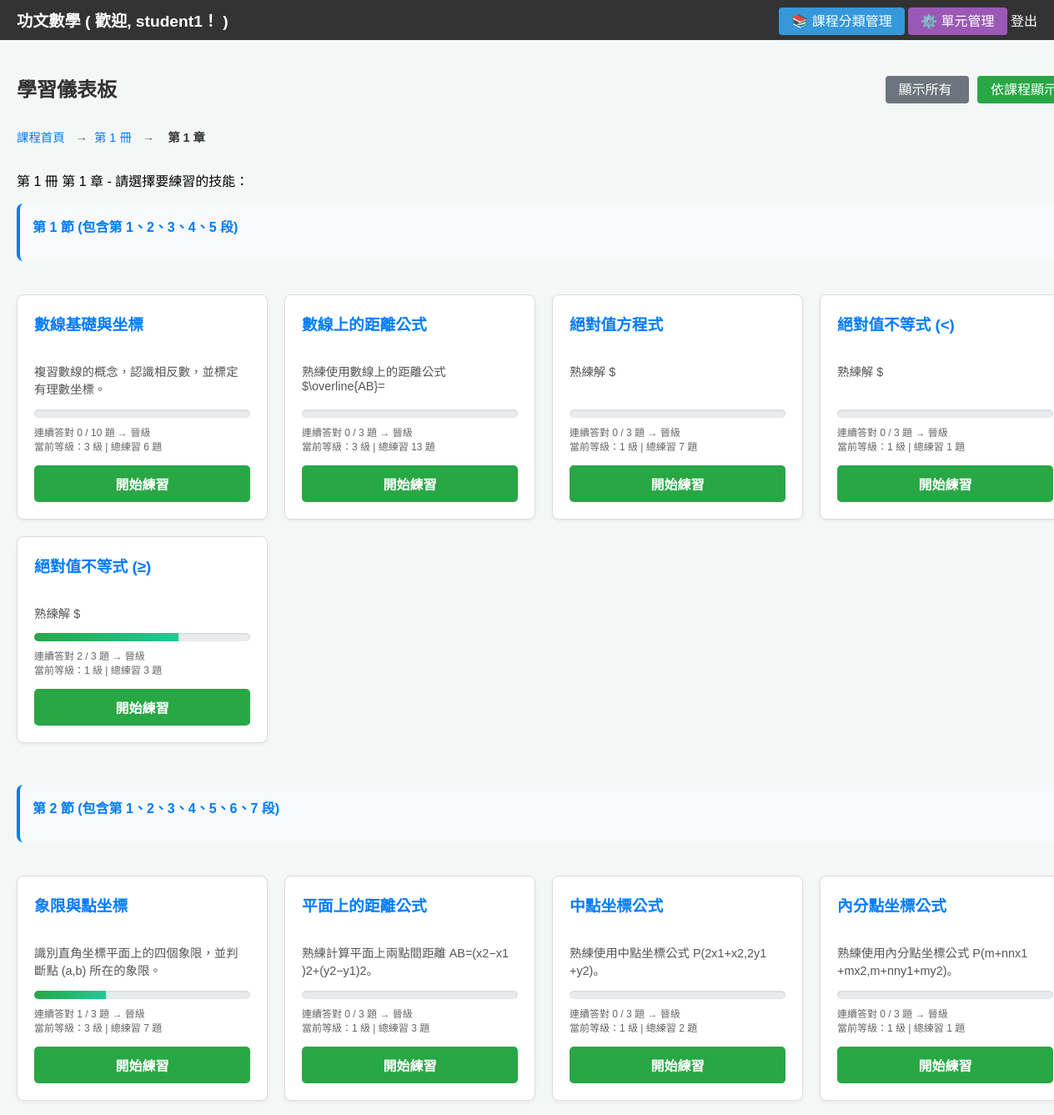
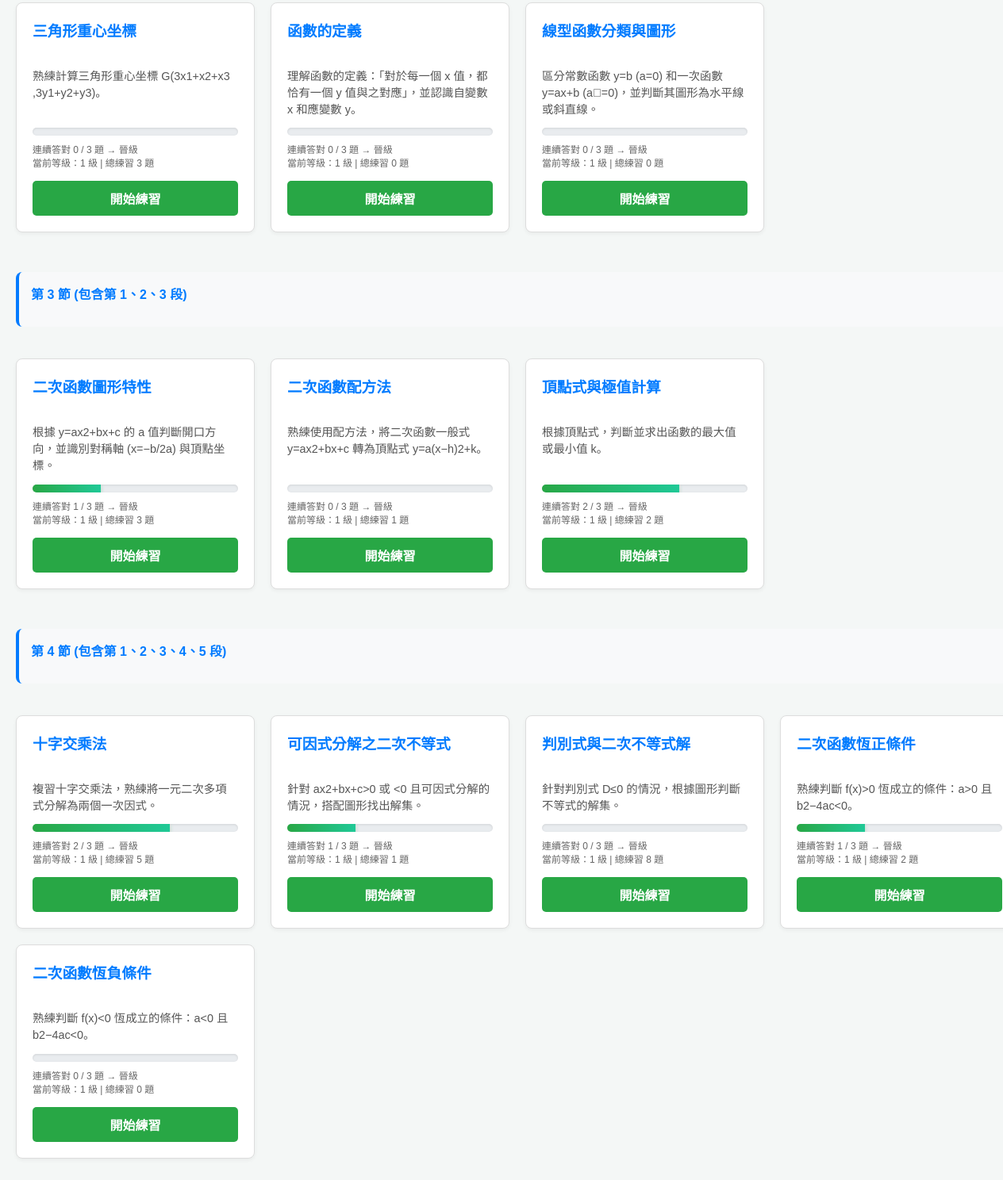
The app's page /dashboard?view=curriculum&volume=1&chapter=1 (signed in) with its own data (2 pictures, top to bottom).
### tables this page shows
CREATE TABLE users (
            id INTEGER PRIMARY KEY AUTOINCREMENT,
            username TEXT UNIQUE NOT NULL,
            password TEXT NOT NULL,
            streak INTEGER DEFAULT 0
        );

CREATE TABLE skill_curriculum (
            id INTEGER PRIMARY KEY AUTOINCREMENT,
            volume INTEGER NOT NULL,
            chapter INTEGER NOT NULL,
            section INTEGER NOT NULL,
            paragraph INTEGER NOT NULL,
            skill_id TEXT NOT NULL,
            display_order INTEGER DEFAULT 0,
            FOREIGN KEY (skill_id) REFERENCES skills_info (skill_id) ON DELETE CASCADE,
            UNIQUE(volume, chapter, section, paragraph, skill_id)
        );

CREATE TABLE skills_info (
            skill_id TEXT PRIMARY KEY,
            skill_en_name TEXT NOT NULL,
            skill_ch_name TEXT NOT NULL,
            description TEXT NOT NULL,
            gemini_prompt TEXT NOT NULL,
            consecutive_correct_required INTEGER DEFAULT 10,
            is_active BOOLEAN DEFAULT TRUE,
            order_index INTEGER DEFAULT 0
        );

### app.py (the view, shortened to what this page needs)
@app.route('/dashboard')
@login_required
def dashboard():
    view_mode = request.args.get('view', 'all')  # 'all' 或 'curriculum'
    volume = request.args.get('volume', type=int)
    chapter = request.args.get('chapter', type=int)
    conn = sqlite3.connect('users.db')
    c = conn.cursor()
    c.execute('''
        SELECT skill_id, consecutive_correct, questions_solved, current_level
        FROM progress
        WHERE user_id = ?
    ''', (current_user.id,))
    progress_rows = c.fetchall()
    conn.close()
    progress_dict = {row[0]: row for row in progress_rows}
    if view_mode == 'curriculum':
        from core.utils import get_volumes, get_chapters_by_volume, get_skills_by_volume_chapter
        if volume and chapter:
            skills_raw = get_skills_by_volume_chapter(volume, chapter)
            all_skills_with_progress = []
            for s in skills_raw:
                prog = progress_dict.get(s['skill_id'], (s['skill_id'], 0, 0, 1))
                all_skills_with_progress.append({
                    **s,
                    'consecutive_correct': prog[1],
                    'questions_solved': prog[2],
                    'current_level': prog[3],
                })
            grouped_sections = []
            current_section = None
            current_skills = []
            section_paragraphs = set()  # 記錄該節包含的所有段
            for skill in all_skills_with_progress:
                if skill['section'] != current_section:
                    if current_section is not None:
                        sorted_paras = sorted(section_paragraphs)
                        para_str = '、'.join(map(str, sorted_paras)) if len(sorted_paras) > 1 else str(sorted_paras[0]) if sorted_paras else ''
                        grouped_sections.append({
                            'section': current_section,
                            'paragraphs': sorted_paras,  # 該節包含的所有段
                            'paragraphs_str': para_str,  # 段落字符串，用於顯示
                            'skills': current_skills.copy()
                        })
                    current_section = skill['section']
                    current_skills = []
                    section_paragraphs = set()
                current_skills.append(skill)
                section_paragraphs.add(skill['paragraph'])
            if current_section is not None:
                sorted_paras = sorted(section_paragraphs)
                para_str = '、'.join(map(str, sorted_paras)) if len(sorted_paras) > 1 else str(sorted_paras[0]) if sorted_paras else ''
                grouped_sections.append({
                    'section': current_section,
                    'paragraphs': sorted_paras,  # 該節包含的所有段
                    'paragraphs_str': para_str,  # 段落字符串，用於顯示
                    'skills': current_skills.copy()
                })
            return render_template('dashboard.html',
                                 view_mode='curriculum',
                                 level='skills',  # 第三層
                                 volume=volume,
                                 chapter=chapter,
                                 grouped_sections=grouped_sections, # 傳遞按節/段分組的數據
                                 username=current_user.username)

### app.py (called while the page is built)
@login_manager.user_loader
def load_user(user_id):
    conn = sqlite3.connect('users.db')
    c = conn.cursor()
    c.execute("SELECT id, username FROM users WHERE id = ?", (user_id,))
    row = c.fetchone()
    conn.close()
    if row:
        return User(row[0], row[1])
    return None

### core/utils.py (called while the page is built)
def get_skills_by_volume_chapter(volume, chapter):
    conn = sqlite3.connect('users.db')
    c = conn.cursor()
    c.execute('''
        SELECT sc.section, sc.paragraph,
               sc.skill_id, sc.display_order,
               si.skill_ch_name, si.skill_en_name, si.description,
               si.consecutive_correct_required
        FROM skill_curriculum sc
        JOIN skills_info si ON sc.skill_id = si.skill_id
        WHERE sc.volume = ? AND sc.chapter = ? AND si.is_active = 1
        ORDER BY sc.section, sc.paragraph, sc.display_order
    ''', (volume, chapter))
    rows = c.fetchall()
    conn.close()
    return [{
        'section': r[0],
        'paragraph': r[1],
        'skill_id': r[2],
        'display_order': r[3],
        'skill_ch_name': r[4],
        'skill_en_name': r[5],
        'description': r[6],
        'consecutive_correct_required': r[7]
    } for r in rows]

### templates/dashboard.html (shortened to what this page needs)
<!DOCTYPE html>
<html lang="zh-Hant">
<head>
</head>
<body>
    <div class="navbar">
        <a href="{{ url_for('dashboard') }}" class="logo">
            功文數學 ( 歡迎, <strong>{{ username }}</strong>！ )
        </a>
        <div>
<a href="{{ url_for('admin_curriculum') }}" style="background: #3498db; padding: 8px 15px; border-radius: 4px;">📚 課程分類管理</a>
            <a href="{{ url_for('admin_skills') }}" style="background: #9b59b6; padding: 8px 15px; border-radius: 4px;">⚙️ 單元管理</a>
            <a href="{{ url_for('logout') }}">登出</a>
        </div>
    </div>
    <div class="container">
        <div style="display: flex; justify-content: space-between; align-items: center; margin-bottom: 20px;">
            <h2 style="margin: 0;">學習儀表板</h2>
            <div>
                <a href="{{ url_for('dashboard', view='all') }}"
                   style="padding: 8px 16px; margin-left: 10px; background: {{ '#28a745' if view_mode == 'all' else '#6c757d' }}; color: white; text-decoration: none; border-radius: 4px;">
                    顯示所有
                </a>
                <a href="{{ url_for('dashboard', view='curriculum') }}"
                   style="padding: 8px 16px; margin-left: 10px; background: {{ '#28a745' if view_mode == 'curriculum' else '#6c757d' }}; color: white; text-decoration: none; border-radius: 4px;">
                    依課程顯示
                </a>
            </div>
        </div>
        {% if view_mode == 'curriculum' %}
            <div class="breadcrumb">
                <a href="{{ url_for('dashboard', view='curriculum') }}">課程首頁</a>
                {% if level == 'chapters' or level == 'skills' %}
                    <span>→</span>
                    <a href="{{ url_for('dashboard', view='curriculum', volume=volume) }}">第 {{ volume }} 冊</a>
                {% endif %}
                {% if level == 'skills' %}
                    <span>→</span>
                    <span class="current">第 {{ chapter }} 章</span>
                {% endif %}
            </div>
            {% if level == 'volumes' %}
                <p>請選擇要查看的冊：</p>
                <div class="level-grid">
                    {% for vol in volumes %}
                    <a href="{{ url_for('dashboard', view='curriculum', volume=vol) }}" style="text-decoration: none;">
                        <div class="level-card volume-card">
                            <h3>第 {{ vol }} 冊</h3>
                        </div>
                    </a>
                    {% endfor %}
                </div>
            {% elif level == 'skills' %}
                <p>第 {{ volume }} 冊 第 {{ chapter }} 章 - 請選擇要練習的技能：</p>
                <div class="skill-grid curriculum-skills" style="display: grid !important; grid-template-columns: repeat(4, 1fr) !important; gap: 20px; width: 100%;">
                    {% for section_group in grouped_sections %}
                        <div class="skill-section-group" style="grid-column: 1 / -1;">
                            <h4>第 {{ section_group.section }} 節
                                {% if section_group.paragraphs|length > 1 %}
                                    (包含第 {{ section_group.paragraphs_str }} 段)
                                {% elif section_group.paragraphs|length == 1 %}
                                    第 {{ section_group.paragraphs_str }} 段
                                {% endif %}
                            </h4>
                        </div>
                        {% for skill in section_group.skills %}
                            <div class="skill-card" style="width: 100%; max-width: 100%;">
                                <h3>{{ skill.skill_ch_name }}</h3>
                                <p>{{ skill.description }}</p>
                                <div class="progress-info">
                                    <div class="progress-bar">
                                        <div class="progress-fill" style="width: {{ (skill.consecutive_correct / skill.consecutive_correct_required) * 100 }}%"></div>
                                    </div>
                                    <small>連續答對 {{ skill.consecutive_correct }} / {{ skill.consecutive_correct_required }} 題 → 晉級</small>
                                    <br>
                                    <small>當前等級：{{ skill.current_level }} 級 | 總練習 {{ skill.questions_solved }} 題</small>
                                </div>
                                <a href="{{ url_for('practice', skill_id=skill.skill_id) }}" class="btn-practice">
                                    開始練習
                                </a>
                            </div>
                        {% endfor %}
                    {% endfor %}
                </div>
            {% endif %}
        {% endif %}
    </div>
</body>
</html>

### templates/dashboard.html (style rules this page uses)
body { font-family: Arial, sans-serif; background-color: #f4f7f6; margin: 0; }
.navbar { background-color: #333; color: white; padding: 10px 20px; display: flex; justify-content: space-between; align-items: center; }
.navbar a { color: white; text-decoration: none; }
.navbar .logo { font-weight: bold; font-size: 1.2em; }
.container { max-width: 1400px; margin: 20px auto; padding: 20px; width: 100%; }
h2 { color: #333; }
.breadcrumb { display: flex; align-items: center; margin-bottom: 20px; padding: 10px 0; font-size: 0.9em; }
.breadcrumb a { color: #007bff; text-decoration: none; margin-right: 5px; }
.breadcrumb span { margin: 0 8px; color: #666; }
.breadcrumb .current { color: #333; font-weight: bold; }
.skill-grid { display: grid !important; grid-template-columns: repeat(4, 1fr) !important; gap: 20px; width: 100%; box-sizing: border-box; }
.skill-grid.curriculum-skills { display: grid !important; grid-template-columns: repeat(4, 1fr) !important; width: 100% !important; grid-auto-flow: row !important; }
.skill-card { background: #fff; border: 1px solid #ddd; border-radius: 8px; box-shadow: 0 2px 5px rgba(0,0,0,0.05); padding: 20px; display: flex; flex-direction: column; min-width: 0; box-sizing: border-box; width: 100%; max-width: 100%; }
.skill-card h3 { margin-top: 0; color: #007bff; }
.skill-card p { font-size: 0.9em; color: #555; flex-grow: 1; }
.progress-info { font-size: 0.9em; color: #666; margin-bottom: 15px; }
.progress-bar { width: 100%; height: 10px; background: #e9ecef; border-radius: 5px; overflow: hidden; margin-bottom: 8px; box-shadow: inset 0 1px 3px rgba(0,0,0,0.1); }
.progress-fill { height: 100%; background: linear-gradient(90deg, #28a745, #20c997); transition: width 0.5s ease; box-shadow: 0 2px 5px rgba(40, 167, 69, 0.3); }
.btn-practice { display: block; text-align: center; background-color: #28a745; color: white; padding: 10px; border-radius: 5px; text-decoration: none; font-weight: bold; transition: background-color 0.2s; }
.skill-section-group { margin-bottom: 20px; margin-top: 30px; padding: 15px; background: #f8f9fa; border-radius: 8px; border-left: 4px solid #007bff; width: 100%; }
.skill-section-group:first-child { margin-top: 0; }
.skill-section-group h4 { margin-top: 0; color: #007bff; margin-bottom: 15px; }

### records on screen
users: username "student1"
skill_curriculum: skill_ch_name "數線基礎與坐標", description "複習數線的概念，認識相反數，並標定有理數坐標。", consecutive_correct "0", consecutive_correct_required "10", current_level "3", questions_solved "6"
skill_curriculum: skill_ch_name "數線上的距離公式", description "熟練使用數線上的距離公式 $\\overline{AB}=", consecutive_correct "0", consecutive_correct_required "3", current_level "3", questions_solved "13"
skill_curriculum: skill_ch_name "絕對值方程式", description "熟練解 $", consecutive_correct "0", consecutive_correct_required "3", current_level "1", questions_solved "7"
skill_curriculum: skill_ch_name "絕對值不等式 (<)", description "熟練解 $", consecutive_correct "0", consecutive_correct_required "3", current_level "1", questions_solved "1"
skill_curriculum: skill_ch_name "絕對值不等式 (≥)", description "熟練解 $", consecutive_correct "2", consecutive_correct_required "3", current_level "1", questions_solved "3"
skill_curriculum: skill_ch_name "象限與點坐標", description "識別直角坐標平面上的四個象限，並判斷點 (a,b) 所在的象限。", consecutive_correct "1", consecutive_correct_required "3", current_level "3", questions_solved "7"
skill_curriculum: skill_ch_name "平面上的距離公式", description "熟練計算平面上兩點間距離 AB=(x2​−x1​)2+(y2​−y1​)2​。", consecutive_correct "0", consecutive_correct_required "3", current_level "1", questions_solved "3"
skill_curriculum: skill_ch_name "中點坐標公式", description "熟練使用中點坐標公式 P(2x1​+x2​​,2y1​+y2​​)。", consecutive_correct "0", consecutive_correct_required "3", current_level "1", questions_solved "2"
skill_curriculum: skill_ch_name "內分點坐標公式", description "熟練使用內分點坐標公式 P(m+nnx1​+mx2​​,m+nny1​+my2​​)。", consecutive_correct "0", consecutive_correct_required "3", current_level "1", questions_solved "1"
skill_curriculum: skill_ch_name "三角形重心坐標", description "熟練計算三角形重心坐標 G(3x1​+x2​+x3​​,3y1​+y2​+y3​​)。", consecutive_correct "0", consecutive_correct_required "3", current_level "1", questions_solved "3"
skill_curriculum: skill_ch_name "函數的定義", description "理解函數的定義：「對於每一個 x 值，都恰有一個 y 值與之對應」，並認識自變數 x 和應變數 y。", consecutive_correct "0", consecutive_correct_required "3", current_level "1", questions_solved "0"
skill_curriculum: skill_ch_name "線型函數分類與圖形", description "區分常數函數 y=b (a=0) 和一次函數 y=ax+b (a=0)，並判斷其圖形為水平線或斜直線。", consecutive_correct "0", consecutive_correct_required "3", current_level "1", questions_solved "0"
skill_curriculum: skill_ch_name "二次函數圖形特性", description "根據 y=ax2+bx+c 的 a 值判斷開口方向，並識別對稱軸 (x=−b/2a) 與頂點坐標。", consecutive_correct "1", consecutive_correct_required "3", current_level "1", questions_solved "3"
skill_curriculum: skill_ch_name "二次函數配方法", description "熟練使用配方法，將二次函數一般式 y=ax2+bx+c 轉為頂點式 y=a(x−h)2+k。", consecutive_correct "0", consecutive_correct_required "3", current_level "1", questions_solved "1"
skill_curriculum: skill_ch_name "頂點式與極值計算", description "根據頂點式，判斷並求出函數的最大值或最小值 k。", consecutive_correct "2", consecutive_correct_required "3", current_level "1", questions_solved "2"
skill_curriculum: skill_ch_name "十字交乘法", description "複習十字交乘法，熟練將一元二次多項式分解為兩個一次因式。", consecutive_correct "2", consecutive_correct_required "3", current_level "1", questions_solved "5"
skill_curriculum: skill_ch_name "可因式分解之二次不等式", description "針對 ax2+bx+c>0 或 <0 且可因式分解的情況，搭配圖形找出解集。", consecutive_correct "1", consecutive_correct_required "3", current_level "1", questions_solved "1"
skill_curriculum: skill_ch_name "判別式與二次不等式解", description "針對判別式 D≤0 的情況，根據圖形判斷不等式的解集。", consecutive_correct "0", consecutive_correct_required "3", current_level "1", questions_solved "8"
skill_curriculum: skill_ch_name "二次函數恆正條件", description "熟練判斷 f(x)>0 恆成立的條件：a>0 且 b2−4ac<0。", consecutive_correct "1", consecutive_correct_required "3", current_level "1", questions_solved "2"
skill_curriculum: skill_ch_name "二次函數恆負條件", description "熟練判斷 f(x)<0 恆成立的條件：a<0 且 b2−4ac<0。", consecutive_correct "0", consecutive_correct_required "3", current_level "1", questions_solved "0"

### other values on screen
{{ volume }} "1"
{{ chapter }} "1"
{{ section_group.section }} "1" "2" "3" "4"
{{ section_group.paragraphs_str }} "1、2、3、4、5" "1、2、3、4、5、6、7" "1、2、3" "1、2、3、4、5"
